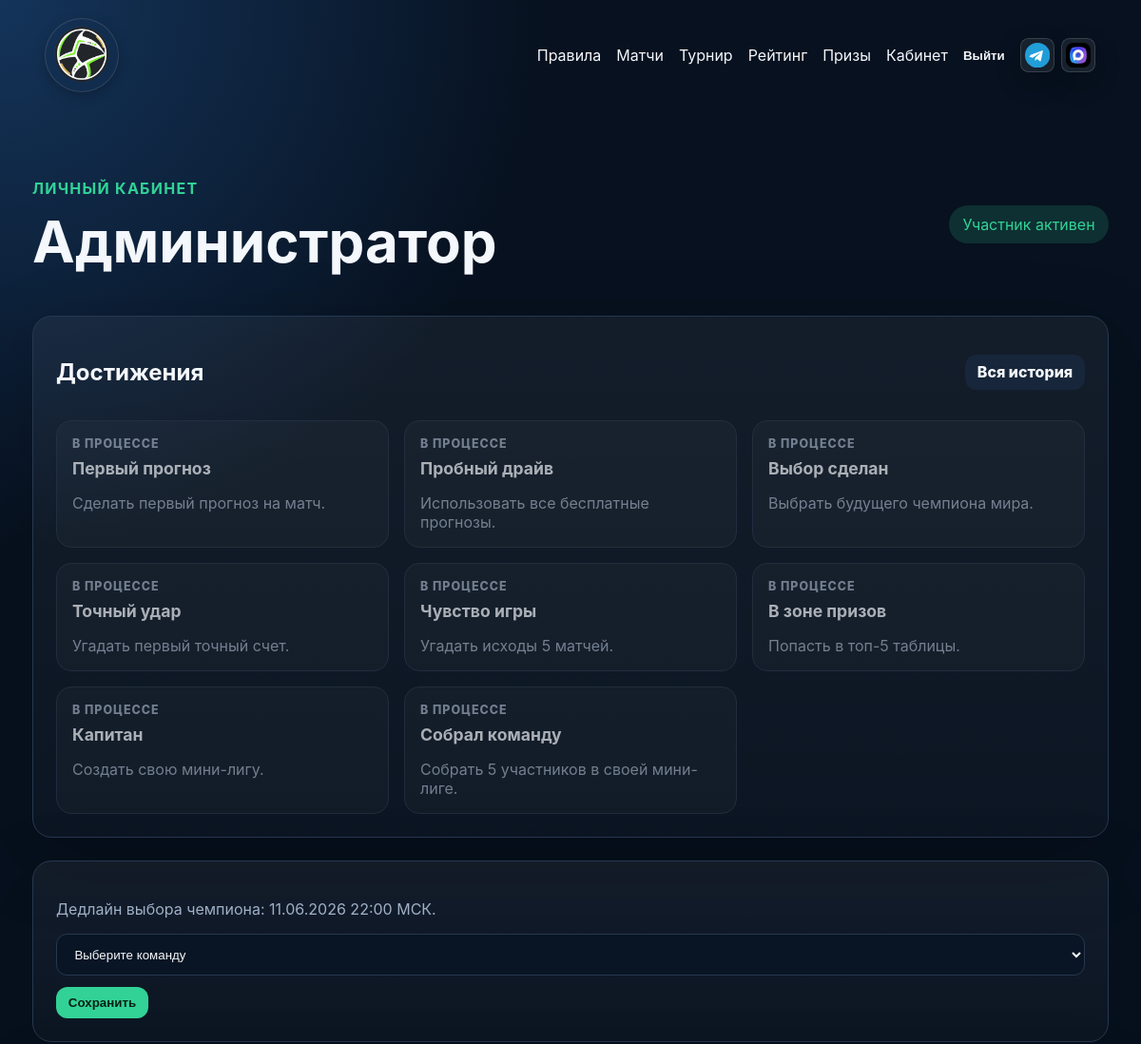
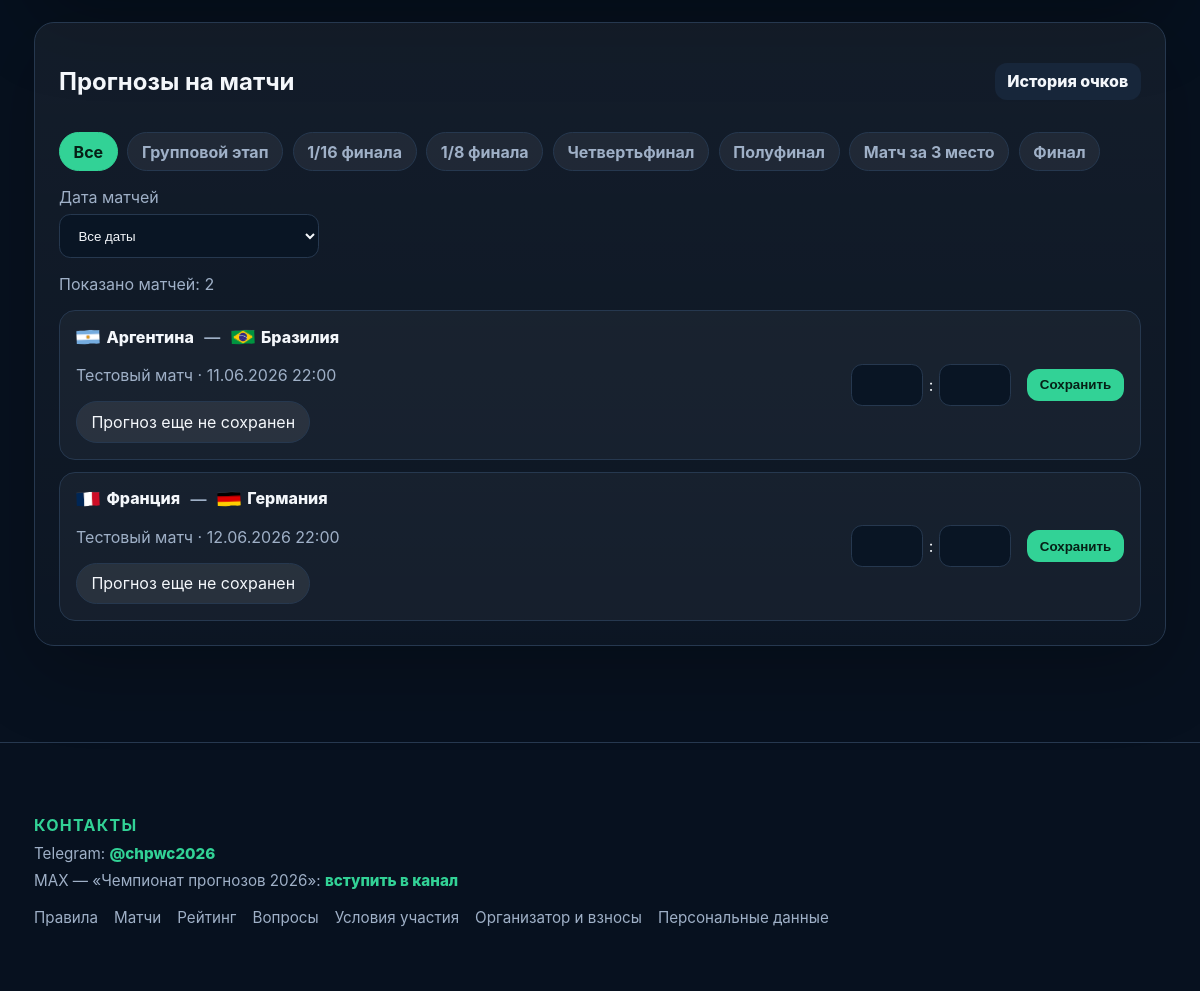
The app's page /dashboard (signed in) with its own data (2 pictures, top to bottom).
### tables this page shows
CREATE TABLE users (
    id INT UNSIGNED AUTO_INCREMENT PRIMARY KEY,
    name VARCHAR(120) NOT NULL,
    email VARCHAR(190) NOT NULL UNIQUE,
    password_hash VARCHAR(255) NOT NULL,
    role ENUM('admin', 'participant') NOT NULL DEFAULT 'participant',
    payment_status ENUM('pending_payment', 'active', 'blocked') NOT NULL DEFAULT 'pending_payment',
    created_at DATETIME NOT NULL,
    updated_at DATETIME NOT NULL
);

CREATE TABLE matches (
    id INT UNSIGNED AUTO_INCREMENT PRIMARY KEY,
    stage VARCHAR(120) NOT NULL,
    bracket_code VARCHAR(20) NULL,
    home_team_id INT UNSIGNED NULL,
    away_team_id INT UNSIGNED NULL,
    placeholder_home VARCHAR(50) NULL,
    placeholder_away VARCHAR(50) NULL,
    starts_at DATETIME NOT NULL,
    home_score TINYINT UNSIGNED NULL,
    away_score TINYINT UNSIGNED NULL,
    status ENUM('scheduled', 'live', 'finished') NOT NULL DEFAULT 'scheduled',
    api_fixture_id INT UNSIGNED NULL,
    result_source ENUM('manual', 'api') NOT NULL DEFAULT 'manual',
    api_synced_at DATETIME NULL,
    created_at DATETIME NOT NULL,
    updated_at DATETIME NOT NULL,
    UNIQUE KEY matches_api_fixture_id_unique (api_fixture_id),
    INDEX matches_starts_at_idx (starts_at),
    CONSTRAINT matches_home_team_fk FOREIGN KEY (home_team_id) REFERENCES teams(id),
    CONSTRAINT matches_away_team_fk FOREIGN KEY (away_team_id) REFERENCES teams(id)
);

### app/bootstrap.php (called while the page is built, shortened)
<?php
$config = require dirname(__DIR__) . '/config/config.php';
date_default_timezone_set($config['app']['timezone']);
function config(?string $key = null, $default = null)
{
    global $config;
    $value = $config;
    foreach (explode('.', $key) as $part) {
        if (!is_array($value) || !array_key_exists($part, $value)) {
            return $default;
        }
        $value = $value[$part];
    }
    return $value;
}
function db(): PDO
{
    static $pdo = null;
    if ($pdo instanceof PDO) {
        return $pdo;
    }
    $db = config('db');
    $dsn = sprintf(
        'mysql:host=%s;dbname=%s;charset=%s',
        $db['host'],
        $db['database'],
        $db['charset']
    );
    $pdo = new PDO($dsn, $db['username'], $db['password'], [
        PDO::ATTR_ERRMODE => PDO::ERRMODE_EXCEPTION,
        PDO::ATTR_DEFAULT_FETCH_MODE => PDO::FETCH_ASSOC,
        PDO::ATTR_EMULATE_PREPARES => false,
    ]);
    return $pdo;
}
function h(?string $value): string
{
    return htmlspecialchars((string) $value, ENT_QUOTES | ENT_SUBSTITUTE, 'UTF-8');
}
function view(string $template, array $data = []): void
{
    require dirname(__DIR__) . '/views/partials/layout.php';
}
function current_user(): ?array
{
    static $user = null;
    if ($user !== null && (int) $user['id'] === (int) $_SESSION['user_id']) {
        return $user;
    }
    $stmt = db()->prepare('SELECT * FROM users WHERE id = ? LIMIT 1');
    $stmt->execute([$_SESSION['user_id']]);
    $user = $stmt->fetch() ?: null;
    return $user;
}
function require_user(): array
{
    $user = current_user();
    return $user;
}
function is_active_participant(?array $user = null): bool
{
    $user = $user ?: current_user();
    return $user && ($user['payment_status'] ?? '') === 'active';
}
require __DIR__ . '/domain.php';

### app/domain.php (called while the page is built, shortened)
<?php
require_once __DIR__ . '/worldcup2026_groups.php';
function prediction_locked(array $match): bool
{
    $lockAt = strtotime((string) $match['starts_at']) - ((int) config('app.prediction_lock_minutes') * 60);
    return time() >= $lockAt;
}
function user_prediction(int $userId, int $matchId): ?array
{
    $stmt = db()->prepare('SELECT * FROM predictions WHERE user_id = ? AND match_id = ? LIMIT 1');
    $stmt->execute([$userId, $matchId]);
    return $stmt->fetch() ?: null;
}
function user_predictions_count(int $userId): int
{
    $stmt = db()->prepare('SELECT COUNT(*) FROM predictions WHERE user_id = ?');
    $stmt->execute([$userId]);
    return (int) $stmt->fetchColumn();
}
function free_prediction_limit(): int
{
    return (int) config('app.free_prediction_limit', 5);
}
function free_predictions_remaining(int $userId): int
{
    return max(0, free_prediction_limit() - user_predictions_count($userId));
}
function can_make_prediction(array $user, int $matchId): bool
{
    if (is_active_participant($user)) {
        return true;
    }
    return free_predictions_remaining((int) $user['id']) > 0;
}
function match_url(int $matchId, ?string $from = null): string
{
    $url = '/match?id=' . $matchId;
    $allowed = ['matches', 'dashboard', 'home', 'tournament', 'my-scores', 'rating'];
    if ($from !== null && $from !== '' && in_array($from, $allowed, true)) {
        $url .= '&from=' . rawurlencode($from);
    }
    return $url;
}

### views/user/dashboard.php (the view, shortened to what this page needs)
<section class="page-heading">
    <div>
        <p class="eyebrow">Личный кабинет</p>
        <h1><?= h($user['name']) ?></h1>
    </div>
    <span class="status <?= h($user['payment_status']) ?>">
        <?= h($user['payment_status'] === 'active' ? 'Участник активен' : 'Пробный режим') ?>
    </span>
</section>
<section class="card">
    <div class="participant-summary-head">
        <h2>Достижения</h2>
        <a class="button small secondary" href="/my-scores">Вся история</a>
    </div>
    <div class="badges-grid">
        <?php foreach ($badges as $badge): ?>
            <div class="badge-card <?= $badge['earned'] ? 'earned' : 'locked' ?>">
                <span><?= $badge['earned'] ? 'Получено' : 'В процессе' ?></span>
                <strong><?= h($badge['title']) ?></strong>
                <p><?= h($badge['description']) ?></p>
            </div>
        <?php endforeach; ?>
    </div>
</section>
<section class="card" id="champion-pick">
    <?php if ($championPredictionDeadline): ?>
        <p class="muted">
            Дедлайн выбора чемпиона:
            <?= h(date('d.m.Y H:i', strtotime($championPredictionDeadline))) ?> МСК.
        </p>
    <?php endif; ?>
    <form method="post" action="/champion" class="champion-form">
        <select name="team_id" required <?= !is_active_participant($user) || $championPredictionLocked ? 'disabled' : '' ?>>
            <option value="">Выберите команду</option>
        </select>
        <button class="button small" type="submit" <?= !is_active_participant($user) || $championPredictionLocked ? 'disabled' : '' ?>>Сохранить</button>
    </form>
</section>
<section class="card" id="dashboard-predictions">
    <div class="participant-summary-head">
        <h2>Прогнозы на матчи</h2>
        <a class="button small secondary" href="/my-scores">История очков</a>
    </div>
    <div class="filter-tabs">
        <?php foreach ($stageFilters as $filterKey => $filterLabel): ?>
            <?php
                $stageQuery = ['stage' => $filterKey];
                $stageHref = '/dashboard' . ($filterKey === 'all' && $activeDate === '' ? '' : '?' . http_build_query($stageQuery));
            ?>
            <a
                class="filter-tab <?= $activeStage === $filterKey ? 'active' : '' ?>"
                href="<?= h($stageHref) ?>"
            >
                <?= h($filterLabel) ?>
            </a>
        <?php endforeach; ?>
    </div>
    <form method="get" action="/dashboard" class="date-filter">
        <label>
            Дата матчей
            <select name="date">
                <option value="">Все даты</option>
            </select>
        </label>
    </form>
    <p class="muted">Показано матчей: <?= count($matches) ?></p>
    <?php if (!$matches): ?>
        <p class="muted">По выбранным фильтрам матчей нет.</p>
    <?php else: ?>
        <div class="prediction-list">
            <?php foreach ($matches as $match): ?>
                <?php
                    $prediction = user_prediction((int) $user['id'], (int) $match['id']);
                    $locked = prediction_locked($match);
                    $canSubmitPrediction = !$locked && can_make_prediction($user, (int) $match['id']);
                ?>
                <form id="match-<?= (int) $match['id'] ?>" class="prediction-row" method="post" action="/predictions">
                    <div>
                        <a class="match-title" href="<?= h(match_url((int) $match['id'], 'dashboard')) ?>">
                            <?php render_match_teams_with_flags($match['home_code'] ?? null, (string) $match['home_team'], $match['away_code'] ?? null, (string) $match['away_team']); ?>
                        </a>
                        <p class="muted">
                            <?= h($match['stage']) ?> · <?= h(date('d.m.Y H:i', strtotime($match['starts_at']))) ?>
                        </p>
                        <div class="prediction-meta">
                            <?php if ($prediction): ?>
                                <span class="pill success">Ваш прогноз: <?= (int) $prediction['home_score'] ?>:<?= (int) $prediction['away_score'] ?></span>
                            <?php else: ?>
                                <span class="pill">Прогноз еще не сохранен</span>
                            <?php endif; ?>
                        </div>
                    </div>
                    <div class="score-inputs">
                        <input type="number" name="home_score" min="0" value="<?= h($prediction['home_score'] ?? '') ?>" <?= !$canSubmitPrediction ? 'disabled' : '' ?>>
                        <span>:</span>
                        <input type="number" name="away_score" min="0" value="<?= h($prediction['away_score'] ?? '') ?>" <?= !$canSubmitPrediction ? 'disabled' : '' ?>>
                    </div>
                    <button class="button small" type="submit" <?= !$canSubmitPrediction ? 'disabled' : '' ?>>Сохранить</button>
                </form>
            <?php endforeach; ?>
        </div>
    <?php endif; ?>
</section>

### app/worldcup2026_groups.php (shortened to what this page needs)
<?php
function worldcup2026_team_code(?string $code, string $name = ''): ?string
{
    if ($code !== null && $code !== '') {
        $u = strtoupper(trim($code));
        if (isset(WORLD_CUP_2026_TEAMS[$u])) {
            return $u;
        }
    }
    return null;
}
function worldcup2026_flag_path(?string $code, string $name = ''): ?string
{
    $resolved = worldcup2026_team_code($code, $name);
    return '/assets/flags/' . $resolved . '.svg';
}
function render_team_with_flag(?string $code, string $name, string $wrapperClass = 'team-with-flag'): void
{
    $resolved = worldcup2026_team_code($code, $name);
    $flagPath = $resolved !== null ? worldcup2026_flag_path($resolved, '') : null;
    echo '<span class="' . h($wrapperClass) . '">';
    if ($flagPath !== null) {
        echo '<img class="team-flag" src="' . h($flagPath) . '" alt="" width="24" height="16" loading="lazy" decoding="async">';
    }
    echo '<span class="team-with-flag__name">' . h($name) . '</span>';
    echo '</span>';
}
function render_match_teams_with_flags(?string $homeCode, string $homeName, ?string $awayCode, string $awayName, string $wrapperClass = 'match-teams-with-flags'): void
{
    echo '<span class="' . h($wrapperClass) . '">';
    render_team_with_flag($homeCode, $homeName);
    echo '<span class="match-teams-with-flags__vs">—</span>';
    echo '</span>';
}

### records on screen
users: name "Администратор", payment_status "Участник активен"
matches: shows a picture, name "Аргентина Бразилия", stage "Тестовый матч", starts_at "11.06.2026 22:00"
matches: shows a picture, name "Франция Германия", stage "Тестовый матч", starts_at "12.06.2026 22:00"

### other values on screen
$badge['title'] "Первый прогноз"
$badge['description'] "Сделать первый прогноз на матч."
$badge['title'] "Пробный драйв"
$badge['description'] "Использовать все бесплатные прогнозы."
$badge['title'] "Выбор сделан"
$badge['description'] "Выбрать будущего чемпиона мира."
$badge['title'] "Точный удар"
$badge['description'] "Угадать первый точный счет."
$badge['title'] "Чувство игры"
$badge['description'] "Угадать исходы 5 матчей."
$badge['title'] "В зоне призов"
$badge['description'] "Попасть в топ-5 таблицы."
$badge['title'] "Капитан"
$badge['description'] "Создать свою мини-лигу."
$badge['title'] "Собрал команду"
